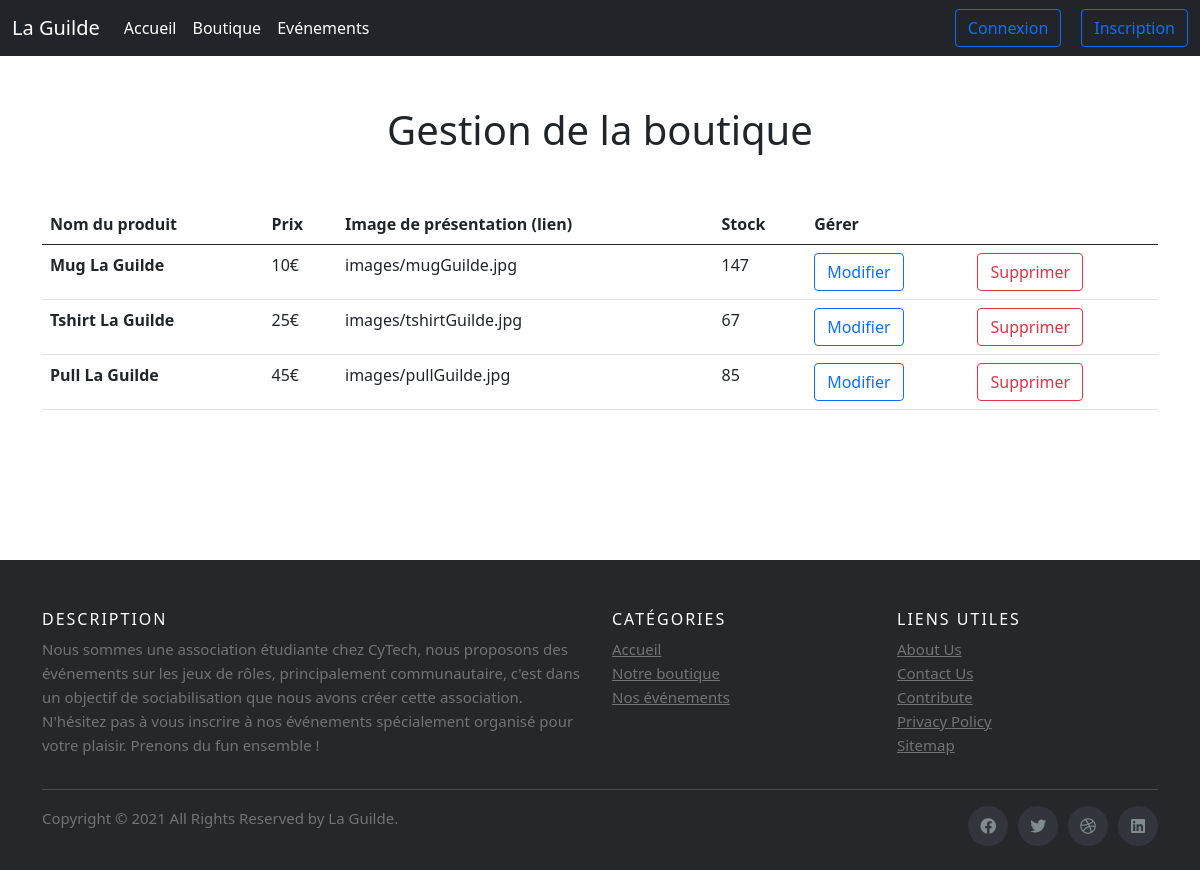
Page /gestionBoutique.php on the committed database.
### tables this page shows
CREATE TABLE IF NOT EXISTS `produit` (
  `id` int(100) NOT NULL AUTO_INCREMENT,
  `nom` varchar(100) NOT NULL,
  `prix` int(10) NOT NULL,
  `stock` int(10) NOT NULL,
  `lien_image` varchar(100) DEFAULT NULL,
  PRIMARY KEY (`id`)
);

### gestionBoutique.php (the view, shortened to what this page needs)
<?php
            require("function.php");
	 		$servname = 'localhost';
            $dbname = 'projetinfo1';
            $user = 'root';
            $pass = '';
            try{
                $dbco = new PDO("mysql:host=$servname;dbname=$dbname", $user, $pass);
                $dbco->setAttribute(PDO::ATTR_ERRMODE, PDO::ERRMODE_EXCEPTION);
            }
            catch(PDOException $e){
              echo "Erreur : " . $e->getMessage();
            }
            $sql = 'SELECT * FROM produit';
            $query = $dbco->prepare($sql);
            $query->execute();
            $Reponse = $query->fetchAll();
            $sql1 = 'SELECT id FROM produit';
            $query1 = $dbco->prepare($sql1);
            $query1->execute();
            $Reponse1 = $query1->fetchAll();
            ?>
<!DOCTYPE html>
<html>
  <head>
    <link href="https://cdn.jsdelivr.net/npm/bootstrap@5.0.1/dist/css/bootstrap.min.css" rel="stylesheet">
    <link rel="stylesheet" type="text/css" href="css/accueil.css">
    <link rel="stylesheet" type="text/css" href="css/footer.css">
	<link rel="stylesheet" href="https://use.fontawesome.com/releases/v5.15.3/css/all.css">
  </head>
  <body>
<?php include 'menu.php'; ?>
<form action="gestionBoutique.php" method="POST">
    <div class="container" style="margin-bottom: 150px;">
        <div class="row justify-content-center">
            <h1 class="text-center title-top"> Gestion de la boutique </h1>
        </div>
        <div>
            <table class="table">
                <thead>
                    <tr>
                    <th scope="col">Nom du produit</th>
                    <th scope="col">Prix</th>
                    <th scope="col">Image de présentation (lien)</th>
                    <th scope="col">Stock</th>
                    <th colspan="2">Gérer</th>
                    </tr>
                </thead>
                <tbody>
                <?php
                    for($i=0 ; $i <= $nbElement = count($Reponse1) ; $i++) {
                        if(isset($Reponse1[$i])) { ?>
                            <tr>
                            <th scope="row"><?php echo($Reponse[$i]['nom']); ?></th>
                            <td><?php echo($Reponse[$i]['prix']); ?>€</td>
                            <td><?php echo($Reponse[$i]['lien_image']); ?></td>
                            <td><?php echo($Reponse[$i]['stock']); ?></td>
                            <td><button type="button" class="btn btn-outline-primary">Modifier</button></td>
                            <td><button type="button" name="<?php echo ($Reponse[$i]['id'])?>" class="btn btn-outline-danger">Supprimer</button></td>
                            </tr>
                        <?php }
                    }
                    ?>
                </tbody>
            </table>
        </div>
    </div>
</form>
<?php include 'footer.php' ?>
</body>
</html>

### css/accueil.css (style rules this page uses)
body { scroll-behavior: smooth; }
.title-top { margin-top: 50px; margin-bottom: 50px; }

### rows in the picture
produit: nom "Mug La Guilde", prix "10", lien_image "images/mugGuilde.jpg", stock "147"
produit: nom "Tshirt La Guilde", prix "25", lien_image "images/tshirtGuilde.jpg", stock "67"
produit: nom "Pull La Guilde", prix "45", lien_image "images/pullGuilde.jpg", stock "85"
